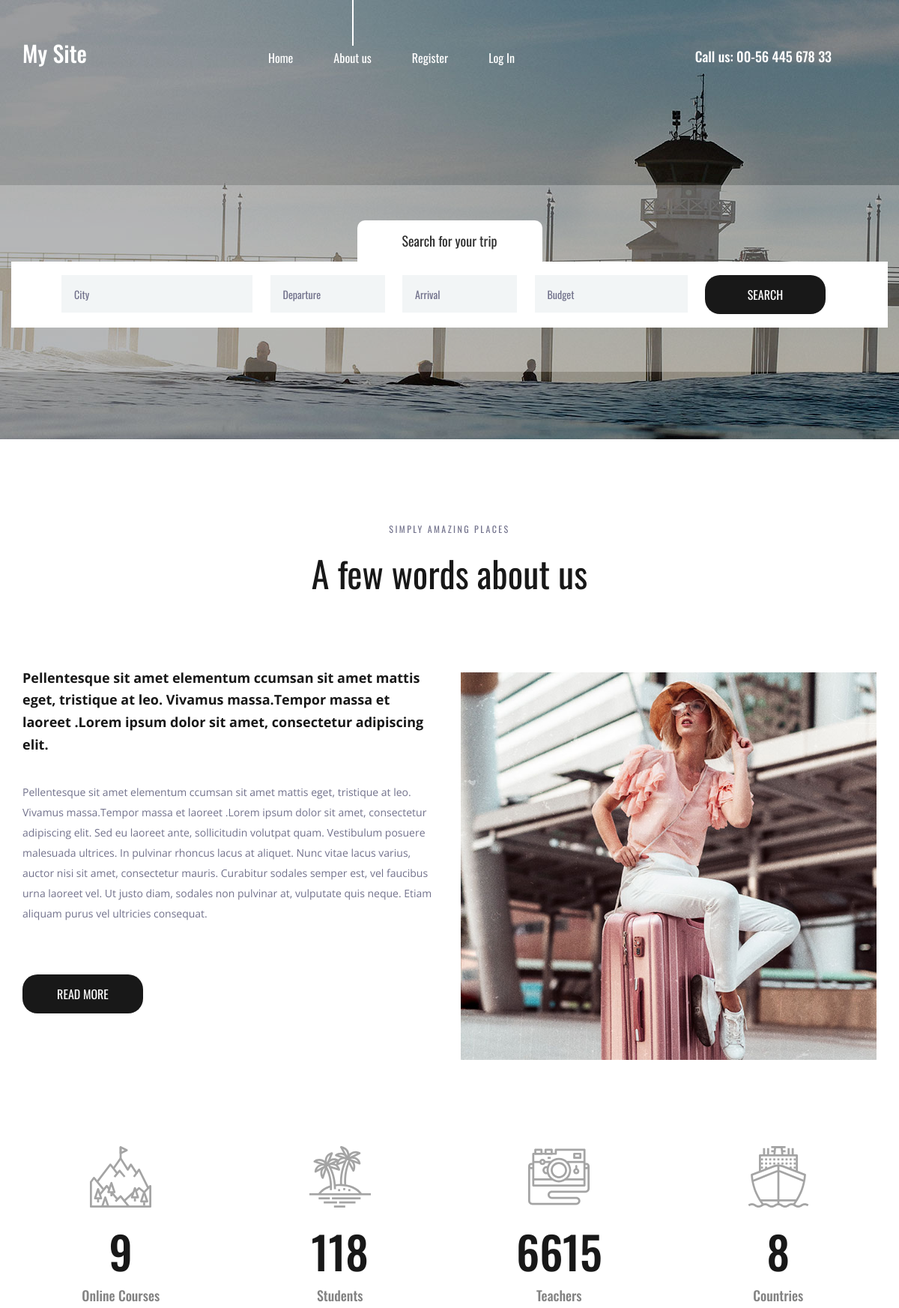
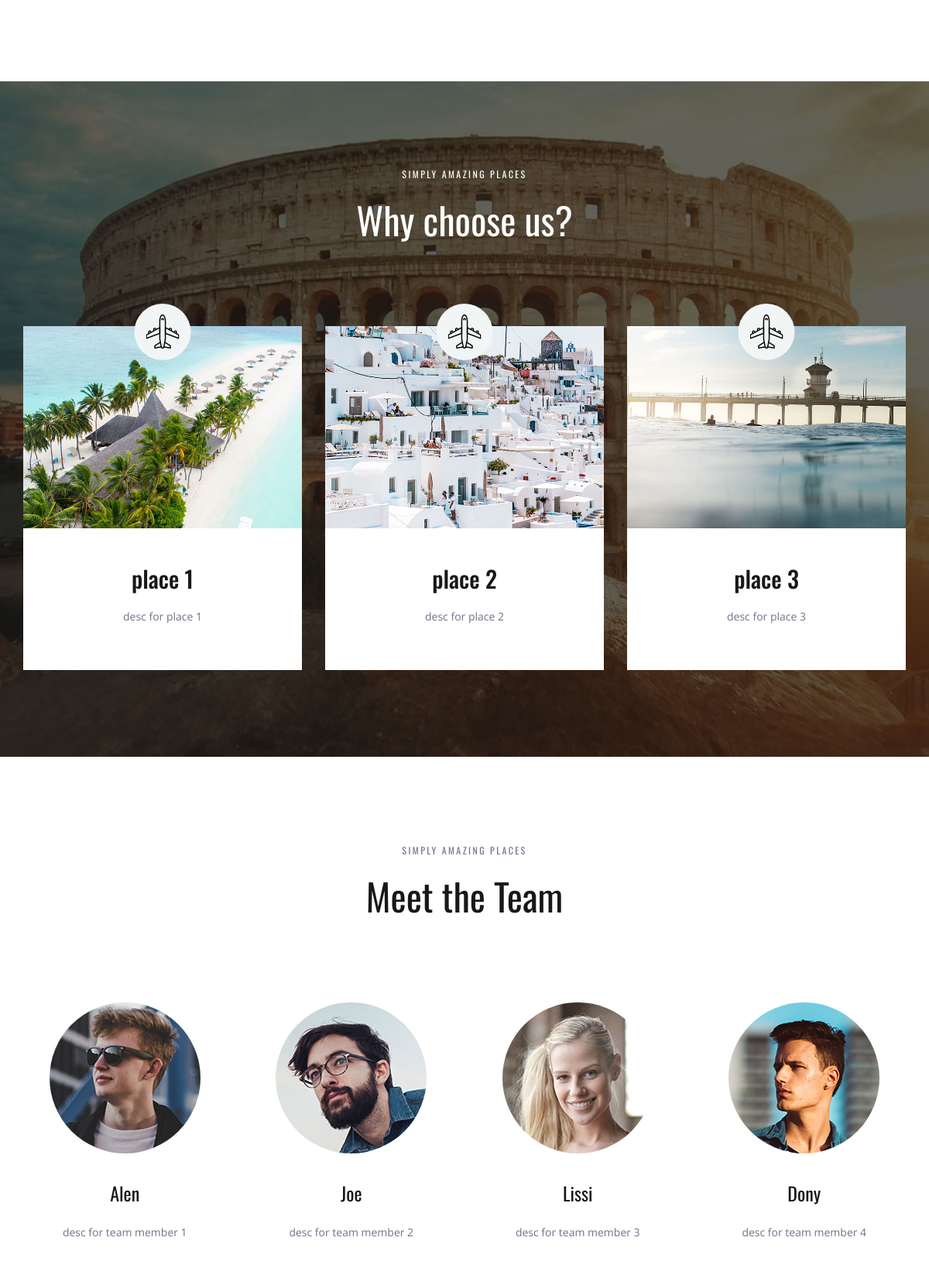
The page / (upper part) on the database its author committed (2 pictures, top to bottom).
### temp_app/models.py (models this page shows, shortened)
class Place(models.Model):
    name = models.CharField(max_length=250)
    img = models.ImageField(upload_to='pics')
    desc = models.TextField()

class Team(models.Model):
    name = models.CharField(max_length=250)
    desc = models.TextField()
    year = models.IntegerField()
    img = models.ImageField(upload_to='gallery')

### temp_app/views.py (the view)
# urls.py: path('', views.home, name='home')
def home(request, username=None):
    obj = Place.objects.all()
    obj1 = Team.objects.all()
    if User.objects.filter(username=username).exists():
        messages.info(request, "Username Taken")
        return redirect('register')
    return render(request, "index.html", {'result': obj, 'result1': obj1})

### templates/index.html (shortened to what this page needs)
{% load static %}
<!DOCTYPE html>
<html lang="en">
<head>
	<link rel="stylesheet" type="text/css" href="{% static 'styles/bootstrap4/bootstrap.min.css' %}">
	<link href="{% static 'plugins/font-awesome-4.7.0/css/font-awesome.min.css' %}" rel="stylesheet" type="text/css">
	<link rel="stylesheet" type="text/css" href="{% static 'plugins/OwlCarousel2-2.2.1/owl.carousel.css' %}">
	<link rel="stylesheet" type="text/css" href="{% static 'plugins/OwlCarousel2-2.2.1/owl.theme.default.css' %}">
	<link rel="stylesheet" type="text/css" href="{% static 'plugins/OwlCarousel2-2.2.1/animate.css' %}">
	<link rel="stylesheet" type="text/css" href="{% static 'styles/about.css' %}">
	<link rel="stylesheet" type="text/css" href="{% static 'styles/about_responsive.css' %}">
</head>
<body>
	<div class="super_container">
		<header class="header">
			<div class="container">
				<div class="row">
					<div class="col">
						<div class="header_content d-flex flex-row align-items-center justify-content-start">
							<div class="header_content_inner d-flex flex-row align-items-end justify-content-start">
								<div class="logo"><a href="index.html">My Site</a></div>
								<nav class="main_nav">
									<ul class="d-flex flex-row align-items-start justify-content-start">
										<li><a href="index.html">Home</a></li>
										<li class="active"><a href="about.html">About us</a></li>
										{% if user.is_authenticated %}
										<li> Hello {{user.username}} </li>
										<li><a href="credentials/logout">Log Out</a></li>
										{% else %}
										<li><a href="{% url 'register' %}">Register</a></li>
										<li><a href="credentials/login">Log In</a></li>
										{% endif %}
									</ul>
								</nav>
								<div class="header_phone ml-auto">Call us: 00-56 445 678 33</div>
							</div>
						</div>
					</div>
				</div>
			</div>
		</header>
		<div class="home">
			<div class="background_image" style="background-image:url({% static 'images/about.jpg' %})"></div>
		</div>
		<div class="home_search">
			<div class="container">
				<div class="row">
					<div class="col">
						<div class="home_search_container">
							<div class="home_search_title">Search for your trip</div>
							<div class="home_search_content">
								<form action="#" class="home_search_form" id="home_search_form">
									<div
										class="d-flex flex-lg-row flex-column align-items-start justify-content-lg-between justify-content-start">
										<input type="text" class="search_input search_input_1" placeholder="City"
											required="required">
										<input type="text" class="search_input search_input_2" placeholder="Departure"
											required="required">
										<input type="text" class="search_input search_input_3" placeholder="Arrival"
											required="required">
										<input type="text" class="search_input search_input_4" placeholder="Budget"
											required="required">
										<button class="home_search_button">search</button>
									</div>
								</form>
							</div>
						</div>
					</div>
				</div>
			</div>
		</div>
		<div class="about">
			<div class="container">
				<div class="row">
					<div class="col text-center">
						<div class="section_subtitle">simply amazing places</div>
						<div class="section_title">
							<h2>A few words about us</h2>
						</div>
					</div>
				</div>
				<div class="row about_row">
					<div class="col-lg-6">
						<div class="about_content">
							<div class="text_highlight">Pellentesque sit amet elementum ccumsan sit amet mattis eget,
								tristique at leo. Vivamus massa.Tempor massa et laoreet .Lorem ipsum dolor sit amet,
								consectetur adipiscing elit.</div>
							<div class="about_text">
								<p>Pellentesque sit amet elementum ccumsan sit amet mattis eget, tristique at leo.
									Vivamus massa.Tempor massa et laoreet .Lorem ipsum dolor sit amet, consectetur
									adipiscing elit. Sed eu laoreet ante, sollicitudin volutpat quam. Vestibulum posuere
									malesuada ultrices. In pulvinar rhoncus lacus at aliquet. Nunc vitae lacus varius,
									auctor nisi sit amet, consectetur mauris. Curabitur sodales semper est, vel faucibus
									urna laoreet vel. Ut justo diam, sodales non pulvinar at, vulputate quis neque.
									Etiam aliquam purus vel ultricies consequat.</p>
							</div>
							<div class="button about_button"><a href="#">read more</a></div>
						</div>
					</div>
					<div class="col-lg-6">
						<div class="about_image"><img src="{% static 'images/about_1.jpg' %}" alt=""></div>
					</div>
				</div>
			</div>
		</div>
		<div class="milestones">
			<div class="container">
				<div class="row">
					<div class="col-lg-3 milestone_col">
						<div class="milestone text-center">
							<div class="milestone_icon"><img src="{% static 'images/mountain.svg' %}" alt=""></div>
							<div class="milestone_counter" data-end-value="17">0</div>
							<div class="milestone_text">Online Courses</div>
						</div>
					</div>
					<div class="col-lg-3 milestone_col">
						<div class="milestone text-center">
							<div class="milestone_icon"><img src="{% static 'images/island.svg' %}" alt=""></div>
							<div class="milestone_counter" data-end-value="213">0</div>
							<div class="milestone_text">Students</div>
						</div>
					</div>
					<div class="col-lg-3 milestone_col">
						<div class="milestone text-center">
							<div class="milestone_icon"><img src="{% static 'images/camera.svg' %}" alt=""></div>
							<div class="milestone_counter" data-end-value="11923">0</div>
							<div class="milestone_text">Teachers</div>
						</div>
					</div>
					<div class="col-lg-3 milestone_col">
						<div class="milestone text-center">
							<div class="milestone_icon"><img src="{% static 'images/boat.svg' %}" alt=""></div>
							<div class="milestone_counter" data-end-value="15">0</div>
							<div class="milestone_text">Countries</div>
						</div>
					</div>
				</div>
			</div>
		</div>
		<div class="why">
			<div class="parallax_background parallax-window" data-parallax="scroll"
				data-image-src="{% static 'images/why.jpg' %}" data-speed="0.8"></div>
			<div class="container">
				<div class="row">
					<div class="col text-center">
						<div class="section_subtitle">simply amazing places</div>
						<div class="section_title">
							<h2>Why choose us?</h2>
						</div>
					</div>
				</div>
				<div class="row why_row">
					{% for i in result %}
					<div class="col-lg-4 why_col">
						<div class="why_item">
							<div class="why_image">
								<img src="{{i.img.url}}" alt="">
								<div class="why_icon d-flex flex-column align-items-center justify-content-center">
									<img src="{% static 'images/why_1.svg' %}" alt="">
								</div>
							</div>
							<div class="why_content text-center">
								<div class="why_title">{{i.name}}</div>
								<div class="why_text">
									<p>{{i.desc}}</p>
								</div>
							</div>
						</div>
					</div>
					{% endfor %}
				</div>
			</div>
		</div>
		<div class="team">
			<div class="container">
				<div class="row">
					<div class="col text-center">
						<div class="section_subtitle">simply amazing places</div>
						<div class="section_title">
							<h2>Meet the Team</h2>
						</div>
					</div>
				</div>
				<div class="row team_row">
					{% for i in result1 %}
					<div class="col-xl-3 col-md-6 team_col">
						<div class="team_item d-flex flex-column align-items-center justify-content-start text-center">
							<div class="team_image"><img src="{{i.img.url}}" alt=""></div>
							<div class="team_content">
								<div class="team_title"><a href="#">{{i.name}}</a></div>
								<div class="team_text">
									<p>{{i.desc}}</p>
								</div>
							</div>
						</div>
					</div>
					{% endfor %}
				</div>
			</div>
		</div>
	</div>
</body>
</html>

### rows shown on the page
Place: img (picture), name "place 1", desc "desc for place 1"
Place: img (picture), name "place 2", desc "desc for place 2"
Place: img (picture), name "place 3", desc "desc for place 3"
Team: img (picture), name "Alen", desc "desc for team member 1"
Team: img (picture), name "Joe", desc "desc for team member 2"
Team: img (picture), name "Lissi", desc "desc for team member 3"
Team: img (picture), name "Dony", desc "desc for team member 4"
